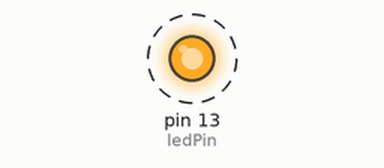
A sketch run on a simulated Arduino Uno, built with avr-gcc and run on an emulated ATmega328P. Parts: output pins drawn as LEDs (lit = HIGH). Dashed ring = blinking.

Above: at 0.3 s.
Timing chart, 0 to 3.2 s (numbered marks = the images above):
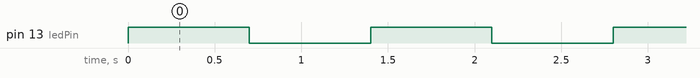

The sketch:

python-control-test-blink.ino
```cpp
const int ledPin = 13;
int n;

void setup() {
  pinMode(ledPin, OUTPUT);
  Serial.begin(9600);
  n = 7;
}

void loop() {
  if(Serial.available()){
    n = Serial.read() - '0';
  }
  digitalWrite(ledPin, HIGH);
  delay(n*100);
  digitalWrite(ledPin, LOW);
  delay(n*100);
}
```

Measured:
- by itself, pin 13 (ledPin): alternates HIGH for 0.70 s and LOW for 0.70 s
